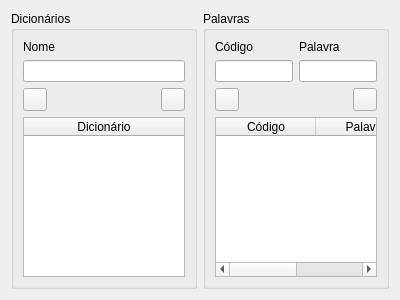
<?xml version="1.0" encoding="UTF-8"?>
<ui version="4.0">
 <class>ControlDictionary</class>
 <widget class="QWidget" name="ControlDictionary">
  <property name="windowModality">
   <enum>Qt::WindowModal</enum>
  </property>
  <property name="geometry">
   <rect>
    <x>0</x>
    <y>0</y>
    <width>400</width>
    <height>300</height>
   </rect>
  </property>
  <property name="windowTitle">
   <string>Dicionários</string>
  </property>
  <layout class="QHBoxLayout" name="horizontalLayout">
   <item>
    <layout class="QGridLayout" name="gridLayout">
     <item row="0" column="0">
      <widget class="QGroupBox" name="dictionaries">
       <property name="title">
        <string>Dicionários</string>
       </property>
       <layout class="QGridLayout" name="gridLayout_3">
        <item row="2" column="0">
         <widget class="QToolButton" name="addDict">
          <property name="toolTip">
           <string>Adicionar dicionário.</string>
          </property>
          <property name="text">
           <string/>
          </property>
          <property name="icon">
           <iconset resource="../Application/resource.qrc">
            <normaloff>:/icons/add24x24.png</normaloff>:/icons/add24x24.png</iconset>
          </property>
         </widget>
        </item>
        <item row="3" column="0" colspan="4">
         <widget class="QTableWidget" name="listDict">
          <property name="alternatingRowColors">
           <bool>true</bool>
          </property>
          <property name="selectionMode">
           <enum>QAbstractItemView::SingleSelection</enum>
          </property>
          <property name="selectionBehavior">
           <enum>QAbstractItemView::SelectRows</enum>
          </property>
          <attribute name="horizontalHeaderStretchLastSection">
           <bool>true</bool>
          </attribute>
          <column>
           <property name="text">
            <string>Dicionário</string>
           </property>
          </column>
         </widget>
        </item>
        <item row="2" column="1" colspan="2">
         <spacer name="horizontalSpacer">
          <property name="orientation">
           <enum>Qt::Horizontal</enum>
          </property>
          <property name="sizeHint" stdset="0">
           <size>
            <width>40</width>
            <height>20</height>
           </size>
          </property>
         </spacer>
        </item>
        <item row="2" column="3">
         <widget class="QToolButton" name="rmDict">
          <property name="toolTip">
           <string>Remover dicionário.</string>
          </property>
          <property name="text">
           <string/>
          </property>
          <property name="icon">
           <iconset resource="../Application/resource.qrc">
            <normaloff>:/icons/remove24x24.png</normaloff>:/icons/remove24x24.png</iconset>
          </property>
         </widget>
        </item>
        <item row="1" column="0" colspan="4">
         <widget class="QLineEdit" name="nameDict"/>
        </item>
        <item row="0" column="0" colspan="4">
         <widget class="QLabel" name="label">
          <property name="text">
           <string>Nome</string>
          </property>
         </widget>
        </item>
       </layout>
      </widget>
     </item>
    </layout>
   </item>
   <item>
    <layout class="QGridLayout" name="gridLayout_2">
     <item row="0" column="0">
      <widget class="QGroupBox" name="words">
       <property name="title">
        <string>Palavras</string>
       </property>
       <layout class="QGridLayout" name="gridLayout_4">
        <item row="4" column="0" colspan="3">
         <widget class="QTableWidget" name="entries">
          <property name="alternatingRowColors">
           <bool>true</bool>
          </property>
          <property name="selectionMode">
           <enum>QAbstractItemView::ExtendedSelection</enum>
          </property>
          <property name="selectionBehavior">
           <enum>QAbstractItemView::SelectRows</enum>
          </property>
          <attribute name="horizontalHeaderStretchLastSection">
           <bool>true</bool>
          </attribute>
          <column>
           <property name="text">
            <string>Código</string>
           </property>
          </column>
          <column>
           <property name="text">
            <string>Palavra</string>
           </property>
          </column>
         </widget>
        </item>
        <item row="3" column="1">
         <spacer name="horizontalSpacer_2">
          <property name="orientation">
           <enum>Qt::Horizontal</enum>
          </property>
          <property name="sizeHint" stdset="0">
           <size>
            <width>40</width>
            <height>20</height>
           </size>
          </property>
         </spacer>
        </item>
        <item row="3" column="0">
         <widget class="QToolButton" name="addEntry">
          <property name="toolTip">
           <string>Adicionar palavra.</string>
          </property>
          <property name="text">
           <string/>
          </property>
          <property name="icon">
           <iconset resource="../Application/resource.qrc">
            <normaloff>:/icons/add24x24.png</normaloff>:/icons/add24x24.png</iconset>
          </property>
         </widget>
        </item>
        <item row="3" column="2">
         <widget class="QToolButton" name="rmEntry">
          <property name="toolTip">
           <string>Remover palavra.</string>
          </property>
          <property name="text">
           <string/>
          </property>
          <property name="icon">
           <iconset resource="../Application/resource.qrc">
            <normaloff>:/icons/remove24x24.png</normaloff>:/icons/remove24x24.png</iconset>
          </property>
         </widget>
        </item>
        <item row="0" column="0" colspan="3">
         <layout class="QGridLayout" name="gridLayout_5">
          <item row="0" column="0">
           <widget class="QLabel" name="label_2">
            <property name="text">
             <string>Código</string>
            </property>
           </widget>
          </item>
          <item row="0" column="1">
           <widget class="QLabel" name="label_3">
            <property name="text">
             <string>Palavra</string>
            </property>
           </widget>
          </item>
          <item row="1" column="0">
           <widget class="QLineEdit" name="code"/>
          </item>
          <item row="1" column="1">
           <widget class="QLineEdit" name="word"/>
          </item>
         </layout>
        </item>
       </layout>
      </widget>
     </item>
    </layout>
   </item>
  </layout>
 </widget>
 <resources>
  <include location="../Application/resource.qrc"/>
  <include location="../Application/resource.qrc"/>
  <include location="../Application/resource.qrc"/>
  <include location="../Application/resource.qrc"/>
  <include location="../Application/resource.qrc"/>
  <include location="../Application/resource.qrc"/>
 </resources>
 <connections/>
</ui>
